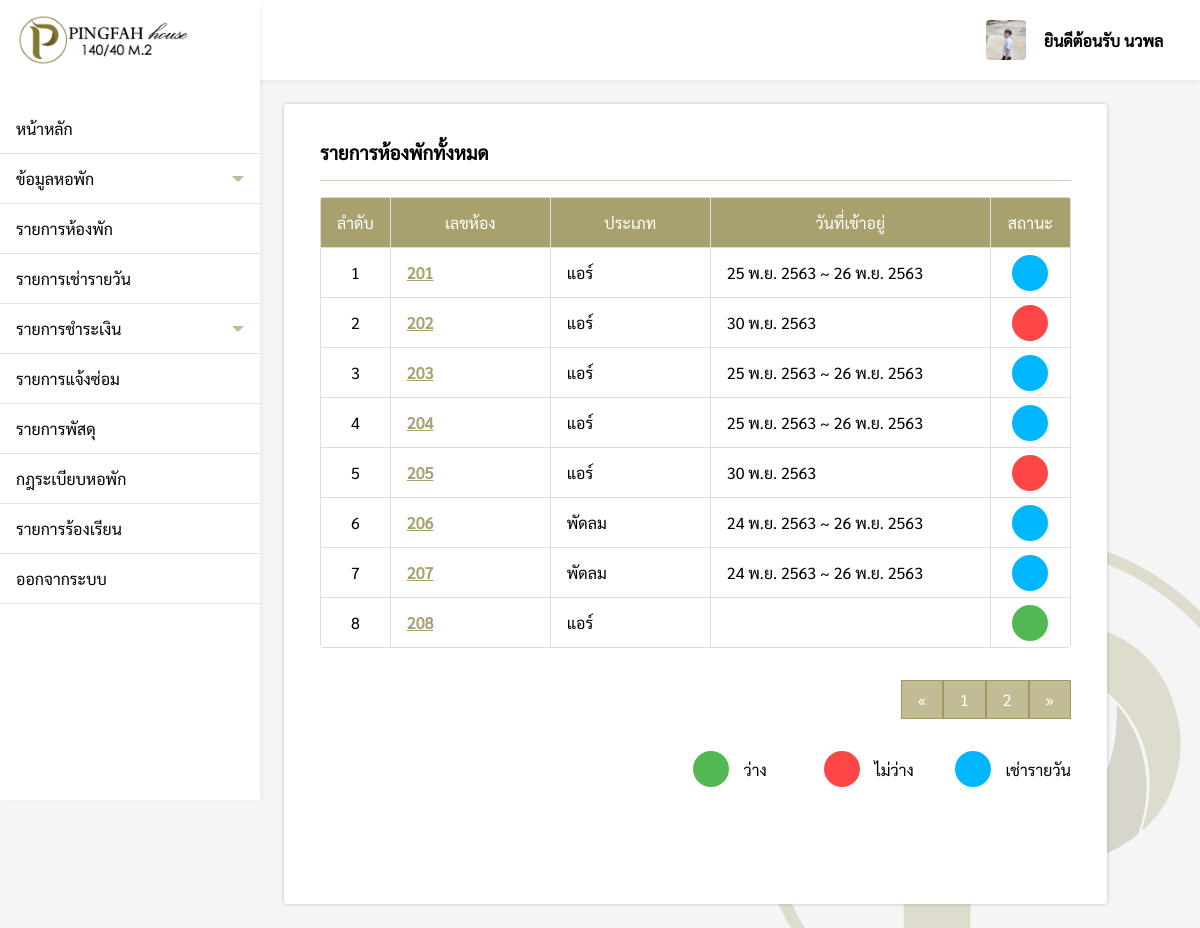
Before: /pages/employee/roomList/index.php (signed in) with the older database file.
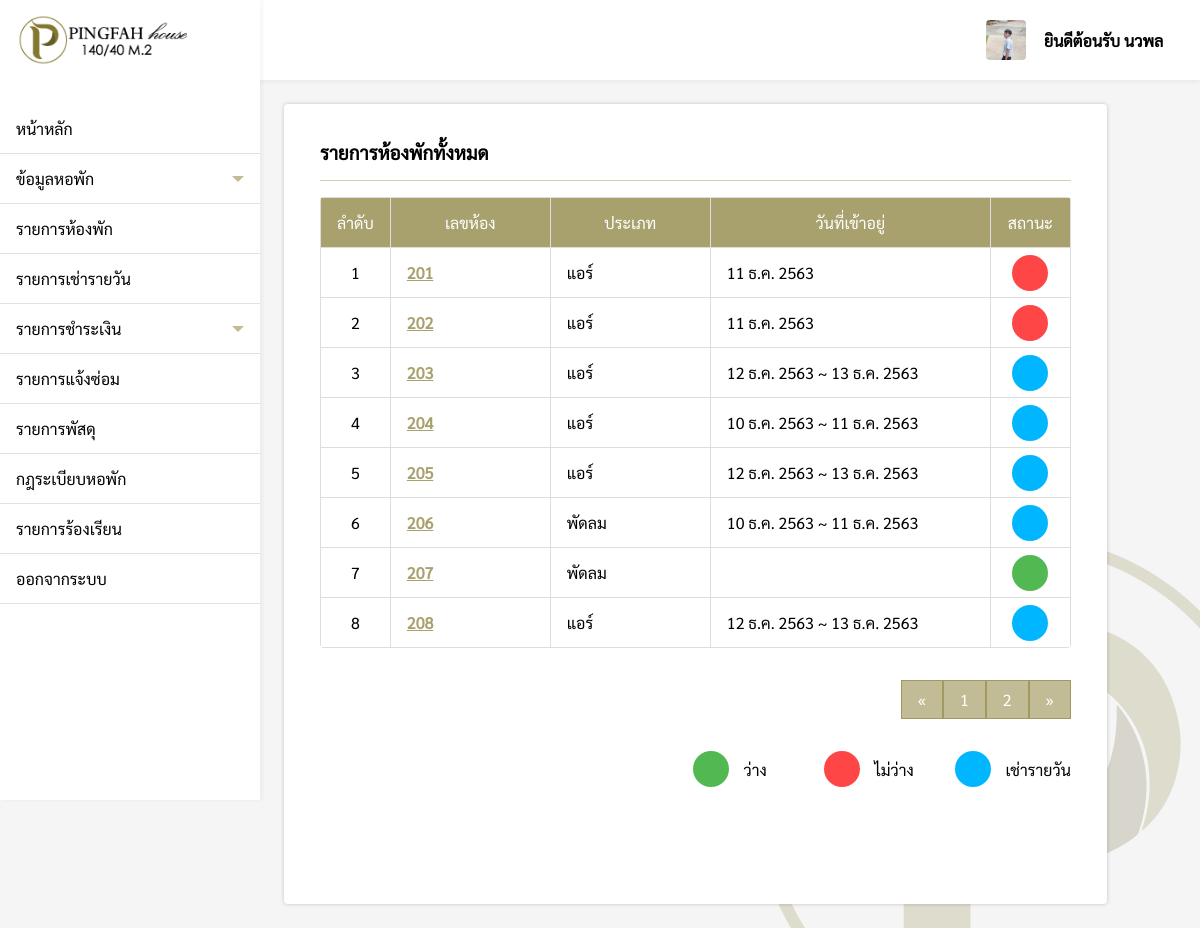
After: the same page with the newer database file.
### tables this page shows
CREATE TABLE `roomlist` (
  `room_id` varchar(200) NOT NULL,
  `room_type` varchar(200) NOT NULL,
  `room_status` varchar(200) NOT NULL,
  `come` varchar(200) NOT NULL,
  `check_in` varchar(200) NOT NULL,
  `check_out` varchar(200) NOT NULL
);

### pages/employee/roomList/index.php (the view, shortened to what the changed rows need)
<?php
if($_SESSION['level'] == 'employee'){
    include('../../connection.php');
    include('../../../components/sidebarEPY.php');
    $num = 1;
    function DateThai($strDate)
    {
        $strYear = date("Y",strtotime($strDate))+543;
        $strMonth= date("n",strtotime($strDate));
        $strDay= date("j",strtotime($strDate));
        $strMonthCut = Array("","ม.ค.","ก.พ.","มี.ค.","เม.ย.","พ.ค.","มิ.ย.","ก.ค.","ส.ค.","ก.ย.","ต.ค.","พ.ย.","ธ.ค.");
        $strMonthThai=$strMonthCut[$strMonth];
        return "$strDay $strMonthThai $strYear";
    }
?>
<!DOCTYPE html>
<html lang="en">
<head>
    <link rel="stylesheet" href="../../../css/roomList.css">
</head>
<body>
    <div class="box" id="roomList">
        <div style="padding:24px;">
            <div class="roomList-box">
                <?php
                    $perpage = 8;
                    if(isset($_GET['page'])){
                        $page = $_GET['page'];
                    }else{
                        $page = 1;
                    }
                    $start = ($page - 1) * $perpage;
                        $roomlist = "SELECT * FROM  roomList ORDER BY room_id LIMIT {$start} , {$perpage}";
                        $result = $conn->query($roomlist);
                        if ($result->num_rows > 0) {
                ?>
                <table>
                    <tr>
                        <th>ลำดับ</th>
                        <th>เลขห้อง</th>
                        <th>ประเภท</th>
                        <th>วันที่เข้าอยู่</th>
                        <th>สถานะ</th>
                    </tr>
                    <?php
                            while($row = mysqli_fetch_array($result)) {
                    ?>
                    <form action="../roomList/function/editType.php?ID=<?php echo $row["room_id"]; ?>" method='POST'>
                        <tr>
                            <td><?php echo $num; ?></td>
                            <td><a
                                    href="../roomList/room_id.php?ID=<?php echo $row[0] ?>"><?php echo $row["room_id"]; ?></a>
                            </td>
                            <td <?php echo "id='typeShow" .$row["room_id"] . "'" ?>><?php echo $row["room_type"]; ?>
                            </td>
                            <td>
                                <?php if($row['come'] != null && $row['room_status'] != 'เช่ารายวัน'){ echo DateThai($row['come']); }; ?>
                                <?php if($row['check_in'] != null && $row['come'] == null){ echo DateThai($row['check_in']) ." ~ " .DateThai($row['check_out']); } ?>
                            </td>
                            <td>
                                <?php
                                        if($row["room_status"] == 'ว่าง'){
                                            echo "<div class='status-available'></div>";
                                        }else if($row["room_status"] == 'ไม่ว่าง'){
                                            echo "<div class='status-unavailable'></div>";
                                        }else if($row["room_status"] == 'เช่ารายวัน'){
                                            echo "<div class='status-daily'></div>";
                                        }
                                    ?>
                            </td>
                        </tr>
                    </form>
                    <?php  $num++; }?>
                </table>
                <?php
                    }else{
                        echo "0 result";
                    }
                ?>
            </div>
        </div>
    </div>
</body>
</html>
<?php
}else{
    Header("Location: ../../login.php");
}
?>

Changed rows visible on the page:
changed roomlist id 201: come (not shown) → "11 ธ.ค. 2563"; room_status "เช่ารายวัน" → "ไม่ว่าง" (drawn); check_in "25 พ.ย. 2563" → (not shown); check_out "26 พ.ย. 2563" → (not shown)
changed roomlist id 202: come "30 พ.ย. 2563" → "11 ธ.ค. 2563"
changed roomlist id 203: check_in "25 พ.ย. 2563" → "12 ธ.ค. 2563"; check_out "26 พ.ย. 2563" → "13 ธ.ค. 2563"
changed roomlist id 204: check_in "25 พ.ย. 2563" → "10 ธ.ค. 2563"; check_out "26 พ.ย. 2563" → "11 ธ.ค. 2563"
changed roomlist id 205: check_in (not shown) → "12 ธ.ค. 2563"; check_out (not shown) → "13 ธ.ค. 2563"; room_status "ไม่ว่าง" → "เช่ารายวัน" (drawn); come "30 พ.ย. 2563" → (not shown)
changed roomlist id 206: check_in "24 พ.ย. 2563" → "10 ธ.ค. 2563"; check_out "26 พ.ย. 2563" → "11 ธ.ค. 2563"
changed roomlist id 207: room_status "เช่ารายวัน" → "ว่าง" (drawn); check_in "24 พ.ย. 2563" → (not shown); check_out "26 พ.ย. 2563" → (not shown)
changed roomlist id 208: check_in (not shown) → "12 ธ.ค. 2563"; check_out (not shown) → "13 ธ.ค. 2563"; room_status "ว่าง" → "เช่ารายวัน" (drawn)
